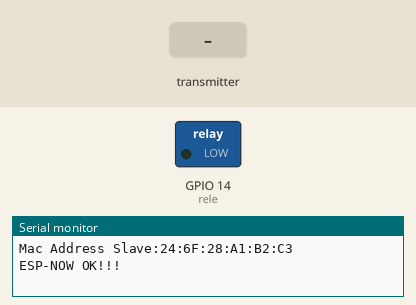
Simulated run of this sketch. Board: ESP32. On the bench: switched loads named in the sketch (green lamp = pin HIGH), the last lines printed to the serial monitor. The test bench sets the inputs (shaded band).

Above: at 1.2 s.
1.3 s: the transmitter starts sending temperatura = 50
At 1.8 s:
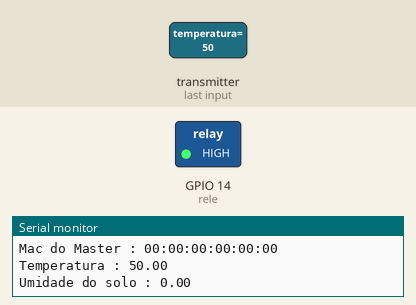
2.8 s: the transmitter starts sending temperatura = 0
At 4.0 s:
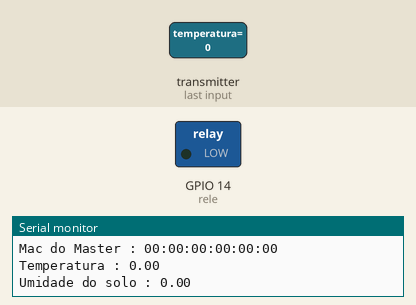
4.3 s: the transmitter starts sending temperatura = 100
At 5.3 s:
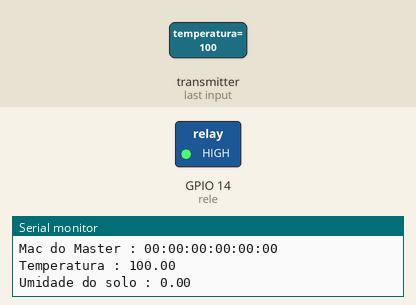
Timing chart, 0 to 7.3 s (numbered marks = the images above; inputs shaded):
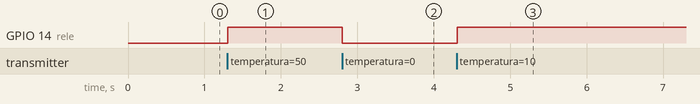

The sketch:

Exemplo_ESP32_NOW_Slave_01.ino
```cpp
#include <esp_now.h>
#include <WiFi.h>

typedef struct dados_struct {
  float temperatura;
  float umidade_solo;
} dados_struct;

dados_struct dados;
int rele = 14;
void setup() {
  Serial.begin(115200);


  WiFi.mode(WIFI_STA);
  pinMode(rele,OUTPUT);
  Serial.print("Mac Address Slave:");
  Serial.println(WiFi.macAddress());

  if (esp_now_init() != 0) {
    Serial.println("Erro Iniciação do ESP-NOW!!!");
    ESP.restart();
  }
  else {
    Serial.println("ESP-NOW OK!!!");

  }
//esp_now_set_self_role(ESP_NOW_ROLE_SLAVE);
esp_now_register_recv_cb(OnDataRecv);


}

void OnDataRecv(uint8_t * mac_addr, uint8_t *incomingData, uint8_t len) {
  char macStr[18];
  snprintf(macStr, sizeof(macStr), "%02x:%02x:%02x:%02x:%02x:%02x", mac_addr[0], mac_addr[1], mac_addr[2], mac_addr[3], mac_addr[4], mac_addr[5]);

  Serial.print("Tamanho da Mensagem : ");
  Serial.println(len);
  Serial.println("");
  Serial.print("Mac do Master : ");
  Serial.println(macStr);
  Serial.println("");
 memcpy(&dados, incomingData, sizeof(dados));
  Serial.print("Temperatura : ");
  Serial.println(dados.temperatura);
  Serial.print("Umidade do solo : ");
  Serial.println(dados.umidade_solo);
  if(dados.temperatura > 32){
    digitalWrite(rele,HIGH);
  }else{
    digitalWrite(rele,LOW);
  }
}

void loop() {
}
```

Measured:
- after the input at 1.3 s, GPIO 14 (rele): LOW → HIGH at once
- after the input at 2.8 s, GPIO 14 (rele): HIGH → LOW at once
- after the input at 4.3 s, GPIO 14 (rele): LOW → HIGH at once
